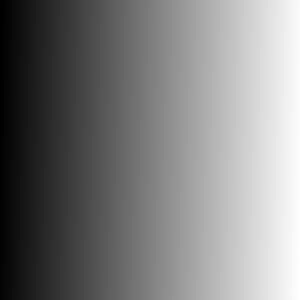
#> input picture media/gradient.png, 300 x 300 px
$ python simple_thresholding.py
#> lines starting #> are read from the running program, lines starting #| are printed output that depends on the picture; after the words box and inside, x2 and y2 are one past the last pixel; in counts of white or black regions, pixels touching at a corner belong together
import cv2 as cv
import numpy as np
import matplotlib.pyplot as plt

img = cv.imread('media/gradient.png', 0)
#> img: shape (300, 300); min 0, max 255, mean 126.3

_,th1 = cv.threshold(img, 127, 255, cv.THRESH_BINARY)
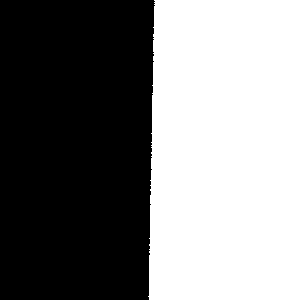
#> th1: shape (300, 300); 49.5% white; 1 white region, box (x1, y1, x2, y2) and area: (148, 0, 300, 300) 44573
_,th2 = cv.threshold(img, 127, 255, cv.THRESH_BINARY_INV)
_,th3 = cv.threshold(img, 50, 255, cv.THRESH_TRUNC)
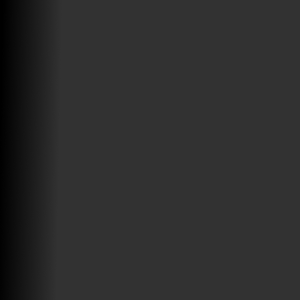
#> th3: shape (300, 300); min 0, max 50, mean 45.1
_,th4 = cv.threshold(img, 127, 255, cv.THRESH_TOZERO)
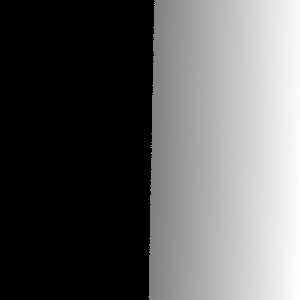
#> th4: shape (300, 300); min 0, max 255, mean 94.1

titles = ['image', 'bin', 'bin inv', 'trunc', 'to zero']
images = [img, th1, th2, th3, th4]

for i in range(5):
    plt.subplot(2, 3, i+1), plt.imshow(images[i], 'gray')
    plt.title(titles[i])
    plt.xticks([]), plt.yticks([])

# [5 lines of commented-out code are left out]

plt.show()
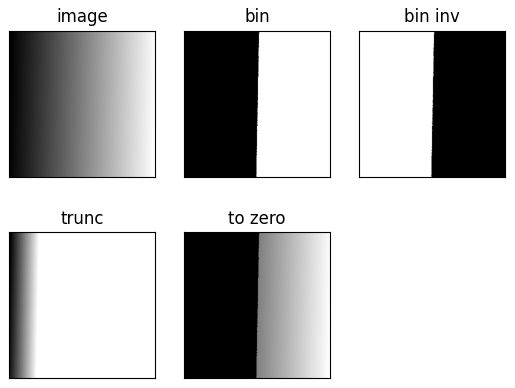
#> figure drawn by matplotlib, 5 panels

#cv.waitKey(0)

#cv.destroyAllWindows()

$ run again, with media/basketball1.png copied over media/gradient.png
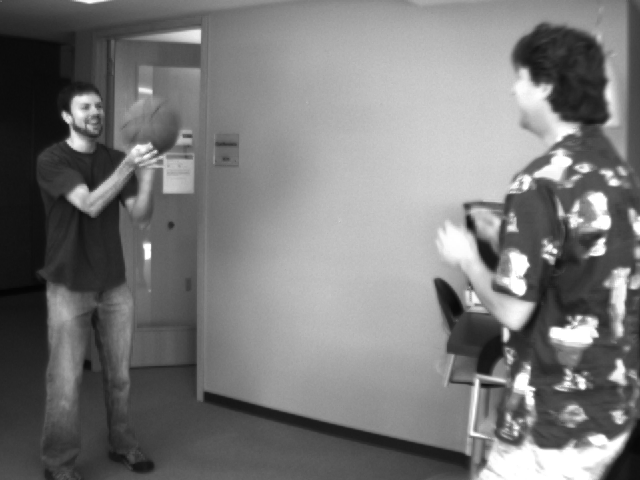
#> input picture media/basketball1.png, 640 x 480 px
#> img is the input picture: shape (480, 640); min 4, max 255, mean 120.3
#> `_,th1 = cv.threshold(img, 127, 255, cv.THRESH_BINARY)`:
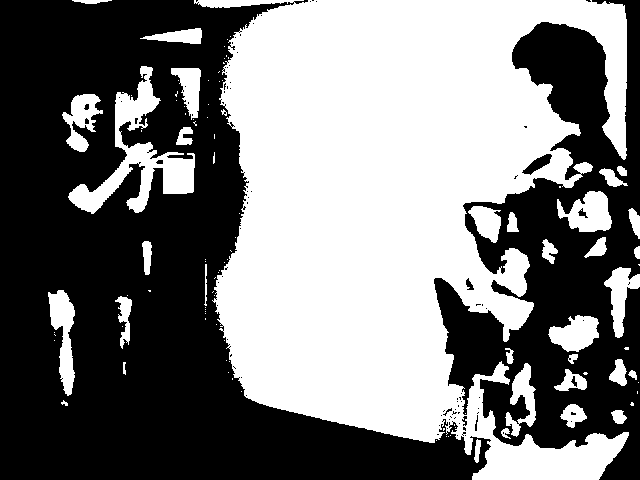
#> th1: shape (480, 640); 47.6% white; 104 white regions (69 under 20 px), largest, box (x1, y1, x2, y2) and area: (194, 0, 629, 480) 127311, (68, 66, 195, 214) 5217, (48, 290, 75, 396) 1502
#> `_,th4 = cv.threshold(img, 127, 255, cv.THRESH_TOZERO)`:
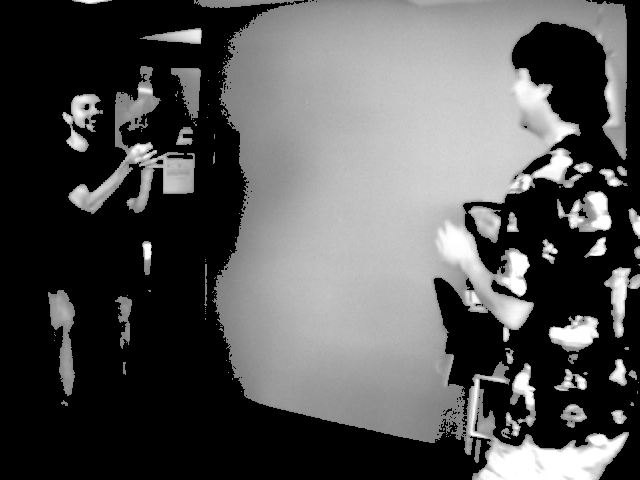
#> th4: shape (480, 640); min 0, max 255, mean 83.9
